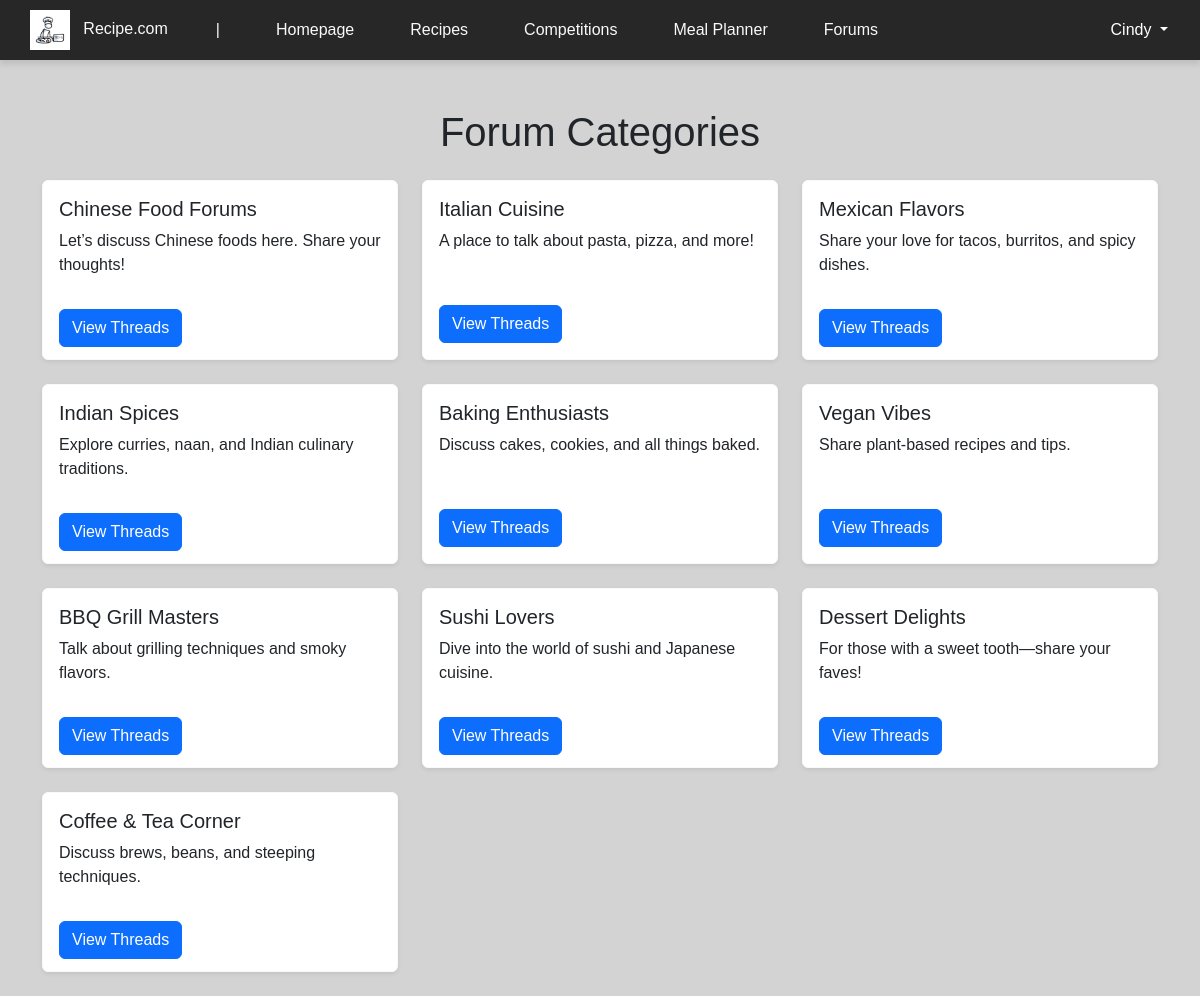
/view/forums (signed in), run on the app's committed database.
### tables this page shows
CREATE TABLE `forum_category` (
  `category_id` int(10) NOT NULL,
  `name` varchar(255) NOT NULL,
  `description` text DEFAULT NULL
);

### controller/forum_controller.php (called while the page is built, shortened)
<?php
require_once '../model/forum_model.php';
class ForumController {
    private $categoryModel;
    public function __construct($db) {
        $this->categoryModel = new ForumCategoryModel($db);
    }
    public function getAllCategories() {
        return $this->categoryModel->getAllCategories();
    }
}
?>

### model/forum_model.php (called while the page is built, shortened)
<?php
class ForumCategoryModel {
    private $conn;
    public function __construct($db) {
        $this->conn = $db;
    }
    public function getAllCategories() {
        $sql = "SELECT * FROM forum_category";
        $stmt = $this->conn->prepare($sql);
        $stmt->execute();
        $result = $stmt->get_result();
        return $result->fetch_all(MYSQLI_ASSOC);
    }
}
?>

### view/forums.php (the view, shortened to what this page needs)
<?php
require '../controller/forum_controller.php';
$forumController = new ForumController($conn);
$categories = $forumController->getAllCategories();
?>
<!DOCTYPE html>
<html lang="en">
<head>
    <link rel="stylesheet" href="../assets/css/header.css">
    <link rel="stylesheet" href="../assets/css/styles.css">
    <link href="https://cdn.jsdelivr.net/npm/bootstrap@5.3.3/dist/css/bootstrap.min.css" rel="stylesheet">
</head>
<body>
    <?php include '../includes/header.php'; ?>
    <div class="container mt-5">
        <h1 class="text-center mb-4">Forum Categories</h1>
        <div class="row">
            <?php if (empty($categories)): ?>
                <div class="col-12 text-center">
                    <div class="alert alert-info">No categories available at the moment.</div>
                </div>
            <?php else: ?>
                <?php foreach ($categories as $category): ?>
                    <div class="col-lg-4 col-md-6 mb-4">
                        <div class="card shadow-sm border-light" style="height: 180px;">
                            <div class="card-body">
                                <h5 class="card-title"><?= htmlspecialchars($category['name']) ?></h5>
                                <p class="card-text"><?= htmlspecialchars($category['description']) ?></p>
                            </div>
                            <div class="d-flex justify-content-between p-3">
                                <a href="category_threads.php?id=<?= $category['category_id'] ?>" class="btn btn-primary">View Threads</a>
                            </div>
                        </div>
                    </div>
                <?php endforeach; ?>
            <?php endif; ?>
        </div>
    </div>
</body>
</html>

### assets/css/styles.css (style rules this page uses)
* { font-family: 'Georgia', sans-serif; }
body { background-color: #d3d3d3 !important; }

### data on the page
forum_category: name "Chinese Food Forums", description "Let’s discuss Chinese foods here. Share your thoughts!"
forum_category: name "Italian Cuisine", description "A place to talk about pasta, pizza, and more!"
forum_category: name "Mexican Flavors", description "Share your love for tacos, burritos, and spicy dishes."
forum_category: name "Indian Spices", description "Explore curries, naan, and Indian culinary traditions."
forum_category: name "Baking Enthusiasts", description "Discuss cakes, cookies, and all things baked."
forum_category: name "Vegan Vibes", description "Share plant-based recipes and tips."
forum_category: name "BBQ Grill Masters", description "Talk about grilling techniques and smoky flavors."
forum_category: name "Sushi Lovers", description "Dive into the world of sushi and Japanese cuisine."
forum_category: name "Dessert Delights", description "For those with a sweet tooth—share your faves!"
forum_category: name "Coffee & Tea Corner", description "Discuss brews, beans, and steeping techniques."

### other printed values
$_SESSION['username'] "Cindy"
